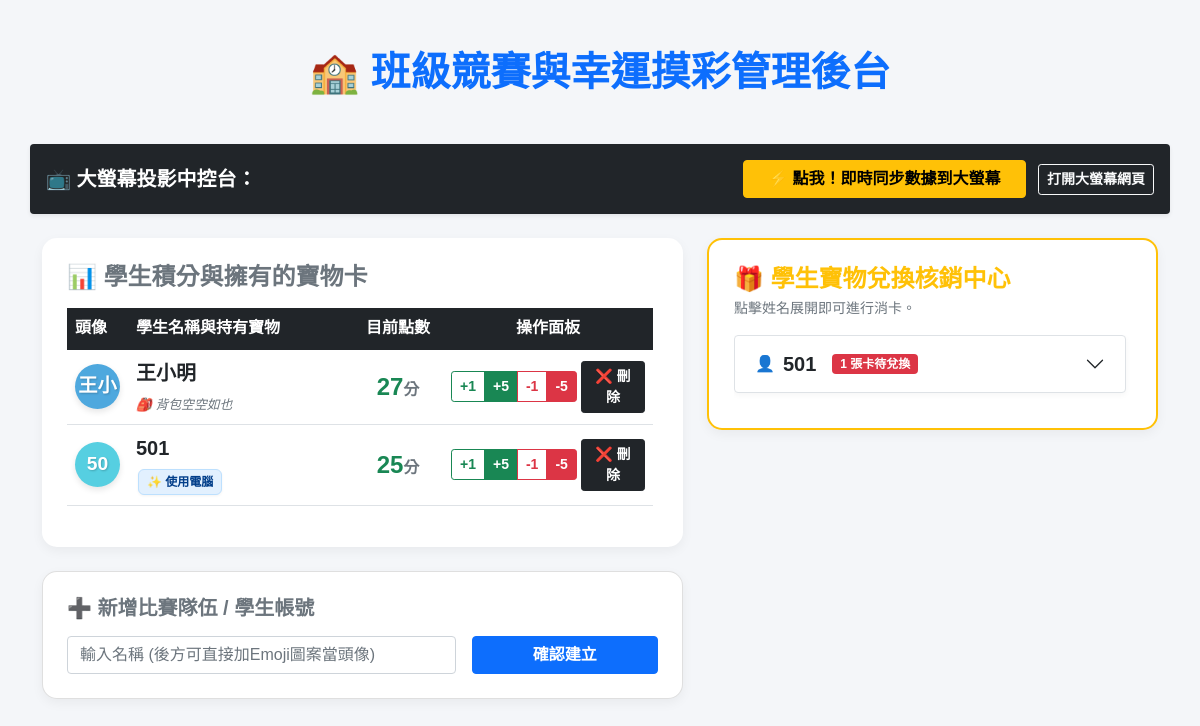
The page / on the database its author committed.
### tables this page shows
CREATE TABLE teams (
            id INTEGER PRIMARY KEY AUTOINCREMENT,
            name TEXT NOT NULL UNIQUE,
            score INTEGER DEFAULT 0
        );

CREATE TABLE purchase_logs (
            id INTEGER PRIMARY KEY AUTOINCREMENT,
            user_id INTEGER,
            item_id INTEGER,
            purchase_time TIMESTAMP DEFAULT CURRENT_TIMESTAMP,
            status TEXT DEFAULT 'pending',
            FOREIGN KEY(user_id) REFERENCES users(id),
            FOREIGN KEY(item_id) REFERENCES items(id)
        );

CREATE TABLE items (
            id INTEGER PRIMARY KEY AUTOINCREMENT,
            name TEXT NOT NULL,
            weight REAL DEFAULT 1.0,
            description TEXT
        );

CREATE TABLE users (
            id INTEGER PRIMARY KEY AUTOINCREMENT,
            username TEXT NOT NULL UNIQUE,
            password TEXT NOT NULL DEFAULT '1234',
            team_name TEXT
        );

### routes/admin.py (the view)
@admin_bp.route("/")
def index():
    conn = get_db_connection()
    teams = conn.execute(
        "SELECT * FROM teams ORDER BY id ASC"
    ).fetchall()
    pending_orders = conn.execute("""
        SELECT
            purchase_logs.id as log_id,
            users.username,
            items.name as item_name
        FROM purchase_logs
        JOIN users
            ON purchase_logs.user_id = users.id
        JOIN items
            ON purchase_logs.item_id = items.id
        WHERE purchase_logs.status='pending'
        AND items.name!='銘謝惠顧'
        ORDER BY purchase_logs.purchase_time DESC
    """).fetchall()
    conn.close()
    grouped_orders = {}
    for order in pending_orders:
        username = order["username"]
        if username not in grouped_orders:
            grouped_orders[username] = []
        grouped_orders[username].append({
            "log_id": order["log_id"],
            "item_name": order["item_name"]
        })
    return render_template(
        "index.html",
        teams=teams,
        grouped_orders=grouped_orders
    )

### models/database.py (called while the page is built)
def get_db_connection():
    conn = sqlite3.connect(Config.DATABASE)
    conn.row_factory = sqlite3.Row
    return conn

### templates/index.html (shortened to what this page needs)
<!DOCTYPE html>
<html lang="zh-Hant">
<head>
    <link href="https://cdn.jsdelivr.net/npm/bootstrap@5.1.3/dist/css/bootstrap.min.css" rel="stylesheet">
</head>
<body>
    <div class="container py-5">
        <h1 class="text-center mb-5 fw-bold text-primary">🏫 班級競賽與幸運摸彩管理後台</h1>
        <div class="row mb-4">
            <div class="col-12 d-flex justify-content-between align-items-center bg-dark text-white p-3 rounded shadow-sm">
                <span class="fw-bold fs-5">📺 大螢幕投影中控台：</span>
                <div>
                    <a href="/trigger_update" class="btn btn-warning fw-bold px-4 me-2">⚡ 點我！即時同步數據到大螢幕</a>
                    <a href="/display" target="_blank" class="btn btn-outline-light fw-bold btn-sm">打開大螢幕網頁</a>
                </div>
            </div>
        </div>
        <div class="row g-4">
            <div class="col-md-7">
                <div class="table-container mb-4">
                    <h4 class="fw-bold text-secondary mb-3">📊 學生積分與擁有的寶物卡</h4>
                    <div class="scroll-panel">
                        <table class="table table-hover align-middle">
                            <thead class="table-dark" style="position: sticky; top: 0; z-index: 1;">
                                <tr>
                                    <th style="width: 60px;">頭像</th>
                                    <th>學生名稱與持有寶物</th>
                                    <th class="text-center" style="width: 90px;">目前點數</th>
                                    <th class="text-center" style="width: 210px;">操作面板</th>
                                </tr>
                            </thead>
                            <tbody>
                                {% for team in teams %}
                                <tr>
                                    <td>
                                        {% set colors = ['#4EA8DE', '#56CFE1', '#72EFDD', '#80FFDB', '#64DFDF', '#48CAE4', '#00B4D8', '#90E0EF'] %}
                                        {% set color_idx = loop.index0 % colors|length %}
                                        <div class="avatar student-avatar-render" style="background-color: {{ colors[color_idx] }};" data-name="{{ team.name }}">
                                            {{ team.name[:2] }}
                                        </div>
                                    </td>
                                    <td>
                                        <div class="fw-bold fs-5 text-dark mb-1">{{ team.name }}</div>
                                        <div class="treasure-inventory">
                                            {% if grouped_orders and team.name in grouped_orders %}
                                                {% for card in grouped_orders[team.name] %}
                                                    <span class="mini-treasure-card">✨ {{ card.item_name }}</span>
                                                {% endfor %}
                                            {% else %}
                                                <span class="text-muted small" style="font-size: 0.8rem; font-style: italic;">🎒 背包空空如也</span>
                                            {% endif %}
                                        </div>
                                    </td>
                                    <td class="text-center fs-4 text-success fw-bold">
                                        {{ team.score }}<span class="fs-6 text-muted">分</span>
                                    </td>
                                    <td class="text-center">
                                        <div class="d-flex align-items-center justify-content-center gap-1">
                                            <div class="btn-group" role="group">
                                                <a href="/update/{{ team.name }}/1" class="btn btn-outline-success btn-sm fw-bold">+1</a>
                                                <a href="/update/{{ team.name }}/5" class="btn btn-success btn-sm fw-bold">+5</a>
                                                <a href="/update/{{ team.name }}/-1" class="btn btn-outline-danger btn-sm fw-bold">-1</a>
                                                <a href="/update/{{ team.name }}/-5" class="btn btn-danger btn-sm fw-bold">-5</a>
                                            </div>
                                            <a href="/delete_team/{{ team.name }}" class="btn btn-dark btn-sm fw-bold" onclick="return confirmDelete('{{ team.name }}')">❌ 刪除</a>
                                        </div>
                                    </td>
                                </tr>
                                {% endfor %}
                            </tbody>
                        </table>
                    </div>
                </div>
                <div class="card p-4">
                    <h5 class="fw-bold text-secondary mb-3">➕ 新增比賽隊伍 / 學生帳號</h5>
                    <form action="/add_team" method="post" class="row g-3">
                        <div class="col-8">
                            <input type="text" name="name" class="form-control" placeholder="輸入名稱 (後方可直接加Emoji圖案當頭像)" required>
                        </div>
                        <div class="col-4">
                            <button type="submit" class="btn btn-primary w-100 fw-bold">確認建立</button>
                        </div>
                    </form>
                </div>
            </div>
            <div class="col-md-5">
                <div class="table-container" style="border: 2px solid #ffc107;">
                    <h4 class="fw-bold text-warning mb-1">🎁 學生寶物兌換核銷中心</h4>
                    <p class="text-muted small mb-3">點擊姓名展開即可進行消卡。</p>
                    <div class="scroll-panel">
                        {% if grouped_orders %}
                            <div class="accordion" id="studentOrdersAccordion">
                                {% for username, orders in grouped_orders.items() %}
                                <div class="accordion-item border rounded">
                                    <h2 class="accordion-header" id="heading-{{ loop.index }}">
                                        <button class="accordion-button collapsed py-3" type="button" data-bs-toggle="collapse" data-bs-target="#collapse-{{ loop.index }}">
                                            👤 <span class="ms-2 fs-5 text-dark">{{ username }}</span>
                                            <span class="badge bg-danger ms-3">{{ orders|length }} 張卡待兌換</span>
                                        </button>
                                    </h2>
                                </div>
                                {% endfor %}
                            </div>
                        {% else %}
                            <div class="text-center text-muted py-5">
                                <p class="fs-1 mb-2">☕</p>
                                <span class="fs-5">目前沒有學生提出寶物兌換申請。</span>
                            </div>
                        {% endif %}
                    </div>
                </div>
            </div>
        </div>
    </div>
</body>
</html>

### templates/index.html (style rules this page uses)
body { background-color: #f4f6f9; font-family: "Microsoft JhengHei", sans-serif; }
.card { border-radius: 15px; box-shadow: 0 4px 12px rgba(0,0,0,0.05); }
.table-container { background: white; border-radius: 15px; padding: 25px; box-shadow: 0 4px 12px rgba(0,0,0,0.05); }
.scroll-panel { max-height: 650px; overflow-y: auto; padding-right: 5px; }
.accordion-button { font-weight: bold; border-radius: 10px !important; }
.accordion-item { border: none; margin-bottom: 10px; box-shadow: 0 2px 6px rgba(0,0,0,0.04); }
.avatar { width: 45px; height: 45px; border-radius: 50%; display: inline-flex; align-items: center; justify-content: center; font-weight: bold; color: white; font-size: 1.2rem; text-shadow: 1px 1px 2px rgba(0,0,0,0.2); box-shadow: 0 3px 6px rgba(0,0,0,0.1); }
.mini-treasure-card { display: inline-block; padding: 3px 8px; margin: 2px; font-size: 0.75rem; font-weight: bold; border-radius: 6px; background-color: #e2f0fe; color: #023e8a; border: 1px solid #bde0fe; box-shadow: 0 1px 3px rgba(0,0,0,0.05); }

### rows shown on the page
teams: name "王小明", shows "🎒 背包空空如也", score "27"
teams: name "50", name "501", score "25"
purchase_logs: item_name "使用電腦", username "501", orders "1"
